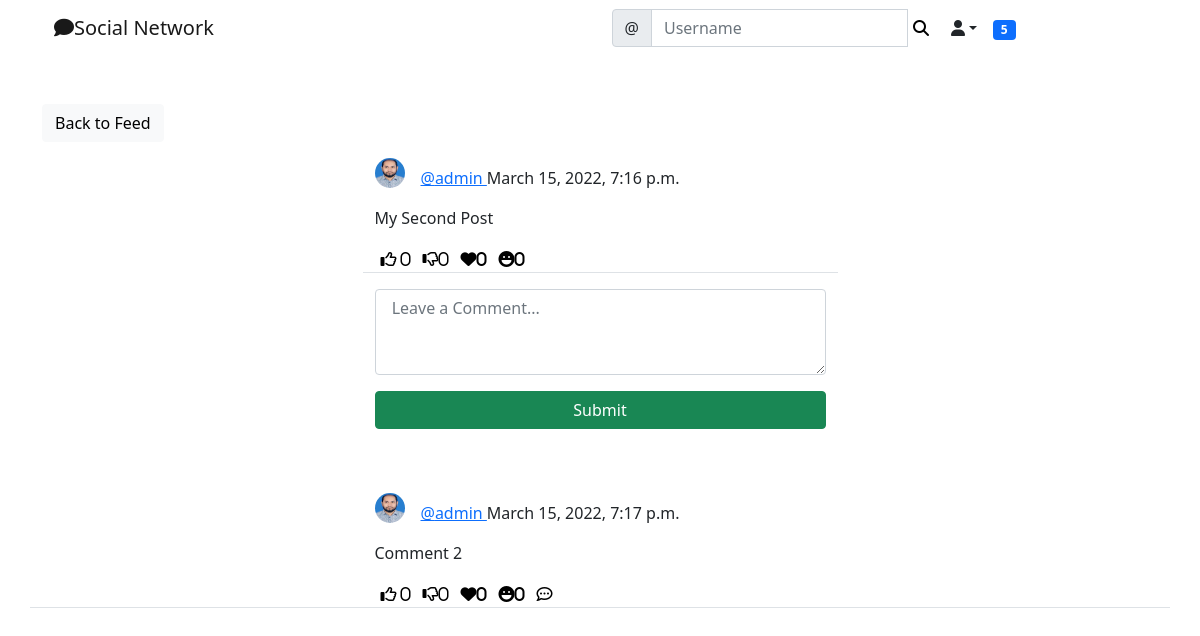
Page /social/post/9/ (signed in) on the committed database.
### social/models.py (models this page shows, shortened)
class Post(models.Model):
	body = models.TextField()
	created_on = models.DateTimeField(default=timezone.now)
	author = models.ForeignKey(User, on_delete=models.CASCADE)
	likes = models.ManyToManyField(User, blank=True, related_name='likes')
	dislikes = models.ManyToManyField(User, blank=True, related_name='dislikes')
	loves = models.ManyToManyField(User, blank=True, related_name='loves')
	hahas = models.ManyToManyField(User, blank=True, related_name='haha')

class UserProfile(models.Model):
	user = models.OneToOneField(User, primary_key=True, verbose_name='user', related_name='profile', on_delete=models.CASCADE)
	name = models.CharField(max_length=30, blank=True, null=True)
	bio = models.TextField(max_length=500, blank=True, null=True)
	birth_date = models.DateField(null=True, blank=True)
	location = models.CharField(max_length=30, blank=True, null=True)
	picture = models.ImageField(upload_to='uploads/profile_pictures', default='uploads/profile_pictures/default.png', blank=True)
	followers = models.ManyToManyField(User, blank=True, related_name='follower')

class Comment(models.Model):
	comment = models.TextField()
	created_on = models.DateTimeField(default=timezone.now)
	author = models.ForeignKey(User, on_delete=models.CASCADE)
	post = models.ForeignKey('Post', on_delete=models.CASCADE)
	likes = models.ManyToManyField(User, blank=True, related_name='comment_likes')
	dislikes = models.ManyToManyField(User, blank=True, related_name='comment_dislikes')
	loves = models.ManyToManyField(User, blank=True, related_name='comment_loves')
	hahas = models.ManyToManyField(User, blank=True, related_name='comment_haha')
	parent = models.ForeignKey('self', on_delete=models.CASCADE, blank=True, null=True, related_name='+')
	@property
	def children(self):
		return Comment.objects.filter(parent=self).order_by('-created_on').all()
	@property
	def is_parent(self):
		if self.parent is None:
			return True
		return False

### social/views.py (the view, shortened to what this page needs)
# urls.py: path('post/<int:pk>/', PostDetailView.as_view(), name='post-detail'),
class PostDetailView(LoginRequiredMixin, View):
	def get(self, request, pk, *args, **kwargs):
		post = Post.objects.get(pk=pk)
		form = CommentForm()
		comments = Comment.objects.filter(post=post).order_by('-created_on')
		context={
			'post':post,
			'form':form,
			'comments': comments,
		}
		return render(request, 'social/post_detail.html', context)

### social/forms.py
class CommentForm(forms.ModelForm):
	comment = forms.CharField(
		label="",
		widget=forms.Textarea(attrs={
			'rows':'3',
			'placeholder': ' Leave a Comment... '
			}))
	class Meta:
		model = Comment
		fields = ['comment']

### landing/templatetags/custom_tags.py (called while the page is built)
@register.inclusion_tag('social/show_notifications.html', takes_context=True)
def show_notifications(context):
	request_user = context['request'].user
	notifications = Notification.objects.filter(to_user=request_user).exclude(user_has_seen=True).order_by('-date')
	return{'notifications':notifications}

### social/templates/social/post_detail.html (shortened to what this page needs)
{% extends 'landing/base.html' %}
{% load crispy_forms_tags %}
{% load static %}
{% block content %}
<div class="container">
	<div class="row mt-5">
		<div class="col-md-5 col-sm-6">
			<a href="{% url 'post-list' %}" class="btn btn-light">Back to Feed</a>
		</div>
	</div>
	<div class="row justify-content-center mt-3">
		<div class="col-md-5 col-sm-12 border-bottom">
			<div>
			<a href="{% url 'profile' post.author.profile.pk %}">
				<img class="rounded-circle post-img" height="30" width="30" src="{{ post.author.profile.picture.url }}"></a>
				<p class="post-text">
					<a href="{% url 'profile' post.author.profile.pk %}" class="text-primary">@{{ post.author }} </a> {{ post.created_on }}
				</p>
			</div>
			<p>{{ post.body }}</p>
			<div class="d-flex flex-row">
				<form method="POST" action="{% url 'like' post.pk %}">
					<button style="background-color: transparent; border: none; box-shadow: none;" type="submit"><i class="far fa-thumbs-up">
						<span>{{ post.likes.all.count }}</span>
					</i></button>
				</form>
				<form method="POST" action="{% url 'dislike' post.pk %}">
					<button style="background-color: transparent; border: none; box-shadow: none;" type="submit"><i class="far fa-thumbs-down"><span>{{ post.dislikes.all.count }}</span></i></button>
				</form>
				<form method="POST" action="{% url 'love' post.pk %}">
					<button style="background-color: transparent; border: none; box-shadow: none;" type="submit"><i class="fa fa-heart"><span>{{ post.loves.all.count }}</span></i></button>
				</form>
				<form method="POST" action="{% url 'haha' post.pk %}">
					<button style="background-color: transparent; border: none; box-shadow: none;" type="submit"><i class="fa fa-laugh"><span>{{ post.hahas.all.count }}</span></i></button>
				</form>
			</div>
		</div>
	</div>
	<div class="row justify-content-center mt-3 mb-5">
		<div class="col-md-5 col-sm-12 ">
			<form method="POST">
				{{ form | crispy }}
				<div class="d-grid gap-2">
					<button class="btn btn-success mt-3">
						Submit
					</button>
				</div>
			</form>
		</div>
	</div>
	{% for comment in comments %}
	{% if comment.is_parent %}
	<div class="row justify-content-center mt-3 mb-5 border-bottom">
		<div class="col-md-5 col-sm-12">
			<p>
				<div>
			<a href="{% url 'profile' comment.author.profile.pk %}">
				<img class="rounded-circle post-img" height="30" width="30" src="{{ comment.author.profile.picture.url }}"></a>
				<p class="post-text">
					<a href="{% url 'profile' post.author.profile.pk %}" class="text-primary">@{{ comment.author }} </a> {{ comment.created_on }}
				</p>
			</div>
			</p>
			<p>{{ comment.comment }}</p>
			<div class="d-flex flex-row">
				<form method="POST" action="{% url 'comment-like' post.pk comment.pk %}">
					<button style="background-color: transparent; border: none; box-shadow: none;" type="submit"><i class="far fa-thumbs-up">
						<span>{{ comment.likes.all.count }}</span>
					</i></button>
				</form>
				<form method="POST" action="{% url 'comment-dislike' post.pk comment.pk %}">
					<button style="background-color: transparent; border: none; box-shadow: none;" type="submit"><i class="far fa-thumbs-down"><span>{{ comment.dislikes.all.count }}</span></i></button>
				</form>
				<form method="POST" action="{% url 'comment-love' post.pk comment.pk %}">
					<button style="background-color: transparent; border: none; box-shadow: none;" type="submit"><i class="fa fa-heart"><span>{{ comment.loves.all.count }}</span></i></button>
				</form>
				<form method="POST" action="{% url 'comment-haha' post.pk comment.pk %}">
					<button style="background-color: transparent; border: none; box-shadow: none;" type="submit"><i class="fa fa-laugh"><span>{{ comment.hahas.all.count }}</span></i></button>
				</form>
				<div>
					<button style="background-color: transparent; border: none; box-shadow: none;">
						<i class="far fa-comment-dots" onclick="commentReplyToggle('{{ comment.pk }}')"></i>
					</button>
				</div>
			</div>
		</div>
	</div>
	{% endif %}
	{% endfor %}
</div>
{% endblock content %}

### static/styles.css (style rules this page uses)
.post-text { padding-top: 0.5rem; }
.post-img { float: left; margin-right: 1rem; }

### rows in the picture
Post: author.profile.picture (picture), author "admin", created_on "March 15, 2022, 7:16 p.m.", body "My Second Post", likes.all.count "0", dislikes.all.count "0", loves.all.count "0", hahas.all.count "0"
Comment: author.profile.picture (picture), author "admin", created_on "March 15, 2022, 7:17 p.m.", comment "Comment 2", likes.all.count "0", dislikes.all.count "0", loves.all.count "0", hahas.all.count "0"

### other values in the picture
{{ notifications.count }} "5"
